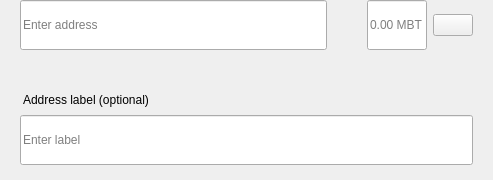
<?xml version="1.0" encoding="UTF-8"?>
<ui version="4.0">
 <class>SendMultiRow</class>
 <widget class="QWidget" name="SendMultiRow">
  <property name="geometry">
   <rect>
    <x>0</x>
    <y>0</y>
    <width>493</width>
    <height>180</height>
   </rect>
  </property>
  <property name="minimumSize">
   <size>
    <width>0</width>
    <height>0</height>
   </size>
  </property>
  <property name="maximumSize">
   <size>
    <width>16777215</width>
    <height>16777215</height>
   </size>
  </property>
  <property name="windowTitle">
   <string>Form</string>
  </property>
  <layout class="QVBoxLayout" name="verticalLayout_3">
   <property name="spacing">
    <number>0</number>
   </property>
   <property name="leftMargin">
    <number>0</number>
   </property>
   <property name="topMargin">
    <number>0</number>
   </property>
   <property name="rightMargin">
    <number>20</number>
   </property>
   <property name="bottomMargin">
    <number>5</number>
   </property>
   <item alignment="Qt::AlignTop">
    <widget class="QWidget" name="widget" native="true">
     <property name="sizePolicy">
      <sizepolicy hsizetype="Expanding" vsizetype="Maximum">
       <horstretch>0</horstretch>
       <verstretch>0</verstretch>
      </sizepolicy>
     </property>
     <property name="minimumSize">
      <size>
       <width>0</width>
       <height>60</height>
      </size>
     </property>
     <property name="maximumSize">
      <size>
       <width>16777215</width>
       <height>85</height>
      </size>
     </property>
     <layout class="QHBoxLayout" name="horizontalLayout" stretch="6,0,2">
      <property name="spacing">
       <number>0</number>
      </property>
      <property name="leftMargin">
       <number>8</number>
      </property>
      <property name="topMargin">
       <number>0</number>
      </property>
      <property name="rightMargin">
       <number>0</number>
      </property>
      <property name="bottomMargin">
       <number>0</number>
      </property>
      <item alignment="Qt::AlignTop">
       <widget class="QStackedWidget" name="stackedAddress">
        <property name="minimumSize">
         <size>
          <width>0</width>
          <height>50</height>
         </size>
        </property>
        <property name="maximumSize">
         <size>
          <width>16777215</width>
          <height>50</height>
         </size>
        </property>
        <widget class="QWidget" name="page_4">
         <property name="sizePolicy">
          <sizepolicy hsizetype="Expanding" vsizetype="Preferred">
           <horstretch>0</horstretch>
           <verstretch>0</verstretch>
          </sizepolicy>
         </property>
         <property name="minimumSize">
          <size>
           <width>0</width>
           <height>50</height>
          </size>
         </property>
         <property name="maximumSize">
          <size>
           <width>16777215</width>
           <height>55</height>
          </size>
         </property>
         <layout class="QVBoxLayout" name="verticalLayout_7">
          <property name="spacing">
           <number>0</number>
          </property>
          <property name="leftMargin">
           <number>12</number>
          </property>
          <property name="topMargin">
           <number>0</number>
          </property>
          <property name="rightMargin">
           <number>0</number>
          </property>
          <property name="bottomMargin">
           <number>0</number>
          </property>
          <item>
           <widget class="QLineEdit" name="lineEditAddress">
            <property name="minimumSize">
             <size>
              <width>0</width>
              <height>50</height>
             </size>
            </property>
            <property name="maximumSize">
             <size>
              <width>16777215</width>
              <height>50</height>
             </size>
            </property>
            <property name="placeholderText">
             <string>Enter address</string>
            </property>
           </widget>
          </item>
         </layout>
        </widget>
        <widget class="QWidget" name="page_3"/>
       </widget>
      </item>
      <item>
       <spacer name="horizontalSpacer_3">
        <property name="orientation">
         <enum>Qt::Horizontal</enum>
        </property>
        <property name="sizeType">
         <enum>QSizePolicy::Fixed</enum>
        </property>
        <property name="sizeHint" stdset="0">
         <size>
          <width>40</width>
          <height>20</height>
         </size>
        </property>
       </spacer>
      </item>
      <item>
       <layout class="QHBoxLayout" name="horizontalLayout_2">
        <property name="spacing">
         <number>6</number>
        </property>
        <item alignment="Qt::AlignTop">
         <widget class="QLineEdit" name="lineEditAmount">
          <property name="sizePolicy">
           <sizepolicy hsizetype="Expanding" vsizetype="Preferred">
            <horstretch>0</horstretch>
            <verstretch>0</verstretch>
           </sizepolicy>
          </property>
          <property name="minimumSize">
           <size>
            <width>0</width>
            <height>50</height>
           </size>
          </property>
          <property name="maximumSize">
           <size>
            <width>16777215</width>
            <height>50</height>
           </size>
          </property>
          <property name="maxLength">
           <number>17</number>
          </property>
          <property name="alignment">
           <set>Qt::AlignLeading|Qt::AlignLeft|Qt::AlignVCenter</set>
          </property>
          <property name="placeholderText">
           <string notr="true">0.00 MBT</string>
          </property>
         </widget>
        </item>
        <item>
         <layout class="QVBoxLayout" name="verticalLayout">
          <property name="topMargin">
           <number>14</number>
          </property>
          <property name="bottomMargin">
           <number>0</number>
          </property>
          <item alignment="Qt::AlignTop">
           <widget class="QPushButton" name="btnMenu">
            <property name="minimumSize">
             <size>
              <width>0</width>
              <height>0</height>
             </size>
            </property>
            <property name="maximumSize">
             <size>
              <width>16777215</width>
              <height>16777215</height>
             </size>
            </property>
            <property name="focusPolicy">
             <enum>Qt::NoFocus</enum>
            </property>
            <property name="text">
             <string/>
            </property>
           </widget>
          </item>
         </layout>
        </item>
       </layout>
      </item>
     </layout>
    </widget>
   </item>
   <item>
    <widget class="QWidget" name="layoutLabel" native="true">
     <property name="minimumSize">
      <size>
       <width>0</width>
       <height>0</height>
      </size>
     </property>
     <property name="maximumSize">
      <size>
       <width>16777215</width>
       <height>16777215</height>
      </size>
     </property>
     <layout class="QVBoxLayout" name="verticalLayout_9">
      <property name="spacing">
       <number>6</number>
      </property>
      <property name="leftMargin">
       <number>20</number>
      </property>
      <property name="topMargin">
       <number>0</number>
      </property>
      <property name="rightMargin">
       <number>0</number>
      </property>
      <property name="bottomMargin">
       <number>10</number>
      </property>
      <item>
       <spacer name="verticalSpacer">
        <property name="orientation">
         <enum>Qt::Vertical</enum>
        </property>
        <property name="sizeType">
         <enum>QSizePolicy::Fixed</enum>
        </property>
        <property name="sizeHint" stdset="0">
         <size>
          <width>20</width>
          <height>20</height>
         </size>
        </property>
       </spacer>
      </item>
      <item>
       <widget class="QLabel" name="labelSubtitleDescription">
        <property name="styleSheet">
         <string notr="true">margin-bottom:2px;
margin-left:0.05px;
padding:0px;</string>
        </property>
        <property name="text">
         <string>Address label (optional)</string>
        </property>
       </widget>
      </item>
      <item>
       <widget class="QLineEdit" name="lineEditDescription">
        <property name="minimumSize">
         <size>
          <width>0</width>
          <height>50</height>
         </size>
        </property>
        <property name="maximumSize">
         <size>
          <width>16777215</width>
          <height>50</height>
         </size>
        </property>
        <property name="placeholderText">
         <string>Enter label</string>
        </property>
       </widget>
      </item>
     </layout>
    </widget>
   </item>
  </layout>
 </widget>
 <resources/>
 <connections/>
</ui>
